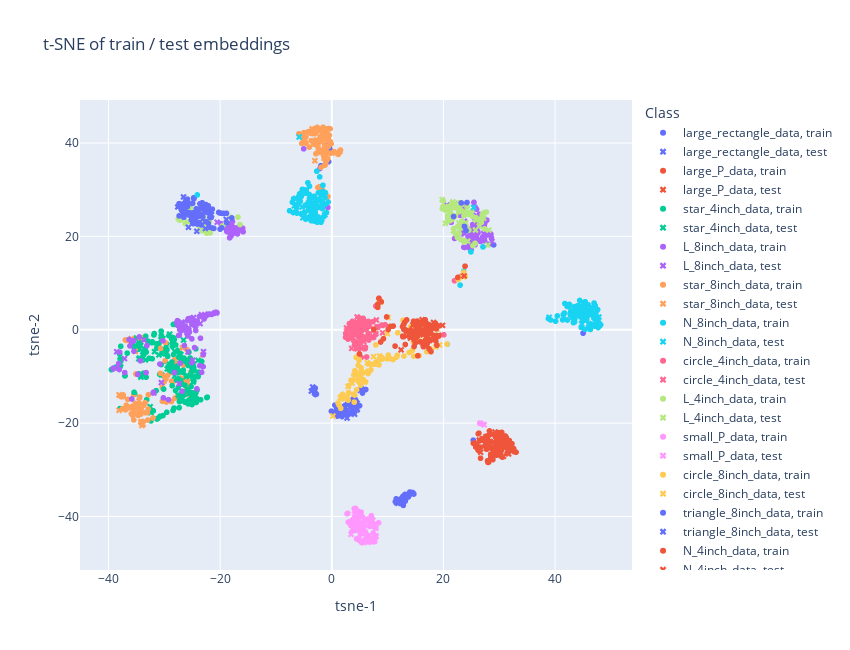

Notebook code cell kept with this figure:
### Code cell
import torch, numpy as np, pandas as pd
from sklearn.manifold import TSNE
import plotly.express as px

@torch.inference_mode()
def evaluate_contrastive_model(
    model: torch.nn.Module,
    train_loader,        # iterable of (xb, …, y_id)
    test_loader,
    class_names=None,    # dict | list | tuple mapping ids → names
    device: torch.device | None = None,
    tsne_perplexity: int = 40,
    random_state: int = 0,
    save_path: str | None = None,      # HTML file to save the plot
):
    """
    Fits a linear probe on top of *model*, reports top-1 accuracy on the
    test set, **and shows an interactive Plotly t-SNE** of train+test
    embeddings.  
    Colours = class, marker shape = split (train ⭘ / test ✕).

    Returns
    -------
    acc : float
        Top-1 accuracy on `test_loader`.
    """
    # ---------------- device -------------------------------------------
    if device is None:
        device = next(model.parameters()).device

    # ---------------- collect embeddings -------------------------------
    def _pass(loader):
        z_list, y_list = [], []
        for xb, _, y_id in loader:          # xb, …, y_id
            xb = xb.to(device)
            z_list.append(model(xb).cpu())
            y_list.append(y_id.cpu())
        return torch.cat(z_list), torch.cat(y_list)

    model.eval()
    Z_tr, Y_tr = _pass(train_loader)        # (N_tr, d)
    Z_te, Y_te = _pass(test_loader)
    n_classes  = int(torch.cat([Y_tr, Y_te]).max()) + 1

    # ---------------- closed-form linear probe -------------------------
    one_hot_tr = torch.nn.functional.one_hot(Y_tr, n_classes).float()
    W, *_      = torch.linalg.lstsq(Z_tr, one_hot_tr)   # (d, C)
    preds_te   = (Z_te @ W).argmax(1)
    acc        = (preds_te == Y_te).float().mean().item()

    # ---------------- t-SNE on *combined* embeddings -------------------
    Z_comb = torch.cat([Z_tr, Z_te]).numpy()
    Y_comb = torch.cat([Y_tr, Y_te]).numpy()
    split  = np.concatenate([np.zeros(len(Z_tr), bool),
                             np.ones (len(Z_te), bool)])  # False=train

    emb2d = TSNE(
        n_components=2,
        perplexity=tsne_perplexity,
        random_state=random_state,
        init="pca",
        learning_rate="auto",
    ).fit_transform(Z_comb)

    # --------------- labels & dataframe for Plotly ---------------------
    if class_names is None:
        identity_lbls = [f"class {k}" for k in Y_comb]
    elif isinstance(class_names, (list, tuple)):
        identity_lbls = [class_names[k] for k in Y_comb]
    else:                                   # dict
        identity_lbls = [class_names.get(k, f"class {k}") for k in Y_comb]

    df = pd.DataFrame({
        "tsne-1"   : emb2d[:, 0],
        "tsne-2"   : emb2d[:, 1],
        "identity" : identity_lbls,
        "split"    : np.where(split, "test", "train"),
    })

    # --------------- interactive scatter -------------------------------
    fig = px.scatter(
        df,
        x="tsne-1",
        y="tsne-2",
        color="identity",
        symbol="split",
        symbol_sequence=["circle", "x"],
        hover_data={"split": True},
        width=850,
        height=650,
        title="t-SNE of train / test embeddings",
    )
    fig.update_layout(legend_title_text="Class")

    if save_path:                # saves a self-contained HTML file
        fig.write_html(save_path, include_plotlyjs="cdn")
    fig.show()

    return acc

acc = evaluate_contrastive_model(
    cls_net,
    train_loader,
    test_loader,
    class_names=file_dict,          # ← your dict of class names
    save_path="tsne_embeddings.html"
)
print(f"Linear-probe accuracy: {acc:.2%}")
